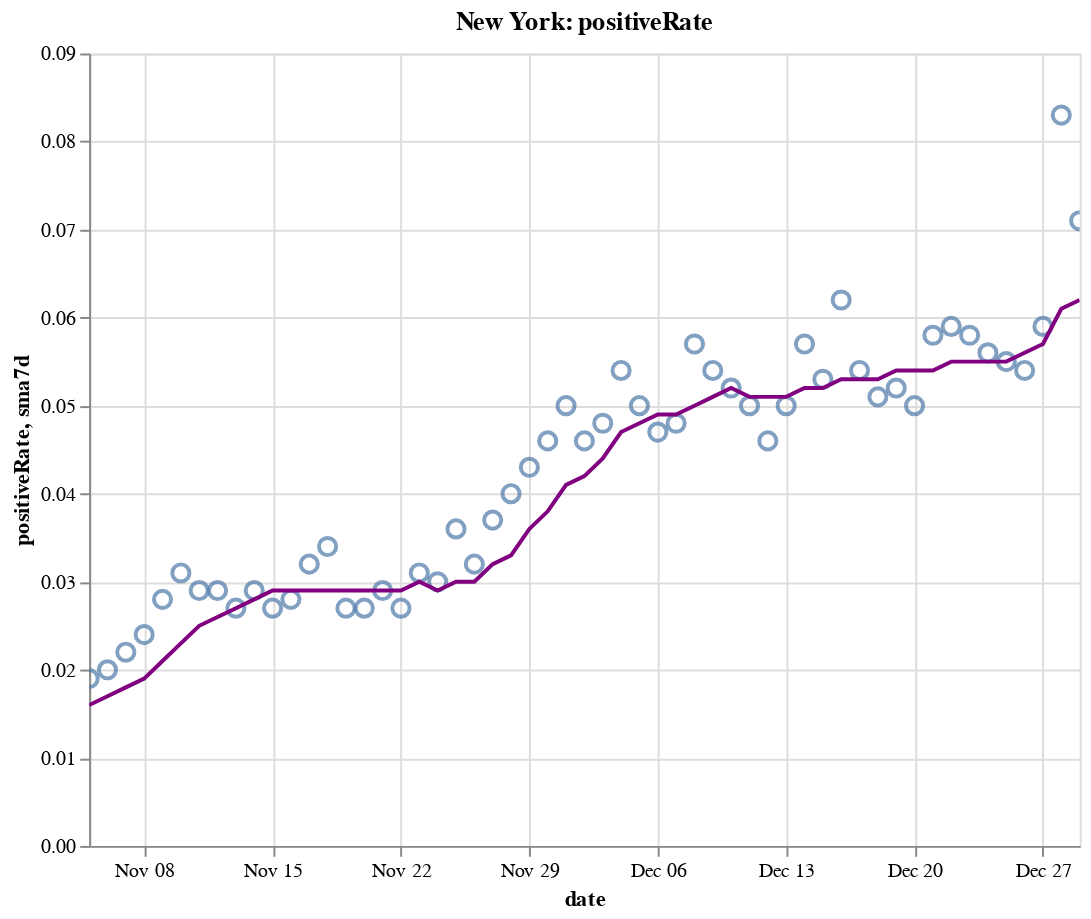

The notebook cell this image was saved under:
### Code cell
create_plot(ny, 'positiveRate')

### Figure 1 — Vega-Lite specification as saved in the notebook (floating-point values rounded to 4 significant figures)
{"config": {"view": {"continuousWidth": 400, "continuousHeight": 300}}, "layer": [{"layer": [{"mark": {"type": "point", "size": 75}, "encoding": {"tooltip": [{"type": "temporal", "field": "date"}, {"type": "quantitative", "field": "positiveRate"}, {"type": "quantitative", "field": "sma7d"}], "x": {"type": "temporal", "field": "date"}, "y": {"type": "quantitative", "field": "positiveRate"}}, "selection": {"selector010": {"type": "interval", "bind": "scales", "encodings": ["x", "y"]}}}, {"mark": {"type": "line", "color": "purple"}, "encoding": {"x": {"type": "temporal", "field": "date"}, "y": {"type": "quantitative", "field": "sma7d"}}}]}, {"mark": {"type": "rule", "color": "#aaa"}, "encoding": {"x": {"type": "temporal", "field": "date"}}, "transform": [{"filter": {"selection": "selector009"}}]}, {"mark": "circle", "encoding": {"opacity": {"condition": {"value": 1, "selection": "selector009"}, "value": 0}, "tooltip": [{"type": "temporal", "field": "date"}, {"type": "quantitative", "field": "positiveRate"}, {"type": "quantitative", "field": "sma7d"}], "x": {"type": "temporal", "field": "date"}, "y": {"type": "quantitative", "field": "positiveRate"}}, "selection": {"selector009": {"type": "single", "encodings": ["x"], "on": "mouseover", "nearest": true, "empty": "none"}}}, {"mark": {"type": "text", "align": "left", "dx": 5, "dy": -5, "stroke": "white", "strokeWidth": 2}, "encoding": {"text": {"type": "quantitative", "field": "positiveRate"}, "tooltip": [{"type": "temporal", "field": "date"}, {"type": "quantitative", "field": "positiveRate"}, {"type": "quantitative", "field": "sma7d"}], "x": {"type": "temporal", "field": "date"}, "y": {"type": "quantitative", "field": "positiveRate"}}, "transform": [{"filter": {"selection": "selector009"}}]}, {"mark": {"type": "text", "align": "left", "dx": 5, "dy": -5}, "encoding": {"text": {"type": "quantitative", "field": "positiveRate"}, "tooltip": [{"type": "temporal", "field": "date"}, {"type": "quantitative", "field": "positiveRate"}, {"type": "quantitative", "field": "sma7d"}], "x": {"type": "temporal", "field": "date"}, "y": {"type": "quantitative", "field": "positiveRate"}}, "transform": [{"filter": {"selection": "selector009"}}]}], "data": {"name": "data-645f9011b269fa629ec64c06f2125328"}, "height": 400, "title": "New York: positiveRate", "width": 500, "$schema": "https://vega.github.io/schema/vega-lite/v4.8.1.json", "datasets": {"data-645f9011b269fa629ec64c06f2125328": [{"date": "2020-11-05T00:00:00", "totalTestResultsIncrease": 161000.0, "positiveIncrease": 2997.0, "death": 25890.0, "deathIncrease": 24.0, "positiveRate": 0.019, "state": "New York", "sma7d": 0.016}, {"date": "2020-11-06T00:00:00", "totalTestResultsIncrease": 160700.0, "positiveIncrease": 3209.0, "death": 25910.0, "deathIncrease": 18.0, "positiveRate": 0.02, "state": "New York", "sma7d": 0.017}, {"date": "2020-11-07T00:00:00", "totalTestResultsIncrease": 163300.0, "positiveIncrease": 3587.0, "death": 25930.0, "deathIncrease": 18.0, "positiveRate": 0.022, "state": "New York", "sma7d": 0.018}, {"date": "2020-11-08T00:00:00", "totalTestResultsIncrease": 145600.0, "positiveIncrease": 3428.0, "death": 25950.0, "deathIncrease": 19.0, "positiveRate": 0.024, "state": "New York", "sma7d": 0.019}, {"date": "2020-11-09T00:00:00", "totalTestResultsIncrease": 111400.0, "positiveIncrease": 3144.0, "death": 25970.0, "deathIncrease": 26.0, "positiveRate": 0.028, "state": "New York", "sma7d": 0.021}, {"date": "2020-11-10T00:00:00", "totalTestResultsIncrease": 128000.0, "positiveIncrease": 3965.0, "death": 26000.0, "deathIncrease": 32.0, "positiveRate": 0.031, "state": "New York", "sma7d": 0.023}, {"date": "2020-11-11T00:00:00", "totalTestResultsIncrease": 164300.0, "positiveIncrease": 4820.0, "death": 26030.0, "deathIncrease": 21.0, "positiveRate": 0.029, "state": "New York", "sma7d": 0.025}, {"date": "2020-11-12T00:00:00", "totalTestResultsIncrease": 162600.0, "positiveIncrease": 4797.0, "death": 26060.0, "deathIncrease": 29.0, "positiveRate": 0.029, "state": "New York", "sma7d": 0.026}, {"date": "2020-11-13T00:00:00", "totalTestResultsIncrease": 203700.0, "positiveIncrease": 5401.0, "death": 26080.0, "deathIncrease": 24.0, "positiveRate": 0.027, "state": "New York", "sma7d": 0.027}, {"date": "2020-11-14T00:00:00", "totalTestResultsIncrease": 184200.0, "positiveIncrease": 5388.0, "death": 26100.0, "deathIncrease": 24.0, "positiveRate": 0.029, "state": "New York", "sma7d": 0.028}, {"date": "2020-11-15T00:00:00", "totalTestResultsIncrease": 133200.0, "positiveIncrease": 3649.0, "death": 26130.0, "deathIncrease": 30.0, "positiveRate": 0.027, "state": "New York", "sma7d": 0.029}, {"date": "2020-11-16T00:00:00", "totalTestResultsIncrease": 124600.0, "positiveIncrease": 3490.0, "death": 26160.0, "deathIncrease": 26.0, "positiveRate": 0.028, "state": "New York", "sma7d": 0.029}, {"date": "2020-11-17T00:00:00", "totalTestResultsIncrease": 159900.0, "positiveIncrease": 5088.0, "death": 26190.0, "deathIncrease": 30.0, "positiveRate": 0.032, "state": "New York", "sma7d": 0.029}, {"date": "2020-11-18T00:00:00", "totalTestResultsIncrease": 154400.0, "positiveIncrease": 5294.0, "death": 26220.0, "deathIncrease": 36.0, "positiveRate": 0.034, "state": "New York", "sma7d": 0.029}, {"date": "2020-11-19T00:00:00", "totalTestResultsIncrease": 195200.0, "positiveIncrease": 5310.0, "death": 26260.0, "deathIncrease": 32.0, "positiveRate": 0.027, "state": "New York", "sma7d": 0.029}, {"date": "2020-11-20T00:00:00", "totalTestResultsIncrease": 205500.0, "positiveIncrease": 5468.0, "death": 26290.0, "deathIncrease": 35.0, "positiveRate": 0.027, "state": "New York", "sma7d": 0.029}, {"date": "2020-11-21T00:00:00", "totalTestResultsIncrease": 207900.0, "positiveIncrease": 5972.0, "death": 26330.0, "deathIncrease": 34.0, "positiveRate": 0.029, "state": "New York", "sma7d": 0.029}, {"date": "2020-11-22T00:00:00", "totalTestResultsIncrease": 196600.0, "positiveIncrease": 5392.0, "death": 26360.0, "deathIncrease": 31.0, "positiveRate": 0.027, "state": "New York", "sma7d": 0.029}, {"date": "2020-11-23T00:00:00", "totalTestResultsIncrease": 191500.0, "positiveIncrease": 5906.0, "death": 26390.0, "deathIncrease": 33.0, "positiveRate": 0.031, "state": "New York", "sma7d": 0.03}, {"date": "2020-11-24T00:00:00", "totalTestResultsIncrease": 164800.0, "positiveIncrease": 4881.0, "death": 26440.0, "deathIncrease": 51.0, "positiveRate": 0.03, "state": "New York", "sma7d": 0.029}, {"date": "2020-11-25T00:00:00", "totalTestResultsIncrease": 173100.0, "positiveIncrease": 6265.0, "death": 26480.0, "deathIncrease": 41.0, "positiveRate": 0.036, "state": "New York", "sma7d": 0.03}, {"date": "2020-11-26T00:00:00", "totalTestResultsIncrease": 217700.0, "positiveIncrease": 6933.0, "death": 26550.0, "deathIncrease": 67.0, "positiveRate": 0.032, "state": "New York", "sma7d": 0.03}, {"date": "2020-11-27T00:00:00", "totalTestResultsIncrease": 219400.0, "positiveIncrease": 8176.0, "death": 26590.0, "deathIncrease": 39.0, "positiveRate": 0.037, "state": "New York", "sma7d": 0.032}, {"date": "2020-11-28T00:00:00", "totalTestResultsIncrease": 152400.0, "positiveIncrease": 6063.0, "death": 26630.0, "deathIncrease": 44.0, "positiveRate": 0.04, "state": "New York", "sma7d": 0.033}, {"date": "2020-11-29T00:00:00", "totalTestResultsIncrease": 157300.0, "positiveIncrease": 6723.0, "death": 26690.0, "deathIncrease": 58.0, "positiveRate": 0.043, "state": "New York", "sma7d": 0.036}, {"date": "2020-11-30T00:00:00", "totalTestResultsIncrease": 149000.0, "positiveIncrease": 6819.0, "death": 26750.0, "deathIncrease": 57.0, "positiveRate": 0.046, "state": "New York", "sma7d": 0.038}, {"date": "2020-12-01T00:00:00", "totalTestResultsIncrease": 146700.0, "positiveIncrease": 7285.0, "death": 26820.0, "deathIncrease": 69.0, "positiveRate": 0.05, "state": "New York", "sma7d": 0.041}, {"date": "2020-12-02T00:00:00", "totalTestResultsIncrease": 193600.0, "positiveIncrease": 8973.0, "death": 26890.0, "deathIncrease": 73.0, "positiveRate": 0.046, "state": "New York", "sma7d": 0.042}, {"date": "2020-12-03T00:00:00", "totalTestResultsIncrease": 203400.0, "positiveIncrease": 9855.0, "death": 26960.0, "deathIncrease": 66.0, "positiveRate": 0.048, "state": "New York", "sma7d": 0.044}, {"date": "2020-12-04T00:00:00", "totalTestResultsIncrease": 208300.0, "positiveIncrease": 11270.0, "death": 27020.0, "deathIncrease": 62.0, "positiveRate": 0.054, "state": "New York", "sma7d": 0.047}, {"date": "2020-12-05T00:00:00", "totalTestResultsIncrease": 215400.0, "positiveIncrease": 10760.0, "death": 27090.0, "deathIncrease": 72.0, "positiveRate": 0.05, "state": "New York", "sma7d": 0.048}, {"date": "2020-12-06T00:00:00", "totalTestResultsIncrease": 205800.0, "positiveIncrease": 9702.0, "death": 27150.0, "deathIncrease": 60.0, "positiveRate": 0.047, "state": "New York", "sma7d": 0.049}, {"date": "2020-12-07T00:00:00", "totalTestResultsIncrease": 152300.0, "positiveIncrease": 7302.0, "death": 27230.0, "deathIncrease": 83.0, "positiveRate": 0.048, "state": "New York", "sma7d": 0.049}, {"date": "2020-12-08T00:00:00", "totalTestResultsIncrease": 162500.0, "positiveIncrease": 9335.0, "death": 27310.0, "deathIncrease": 75.0, "positiveRate": 0.057, "state": "New York", "sma7d": 0.05}, {"date": "2020-12-09T00:00:00", "totalTestResultsIncrease": 194600.0, "positiveIncrease": 10600.0, "death": 27400.0, "deathIncrease": 97.0, "positiveRate": 0.054, "state": "New York", "sma7d": 0.051}, {"date": "2020-12-10T00:00:00", "totalTestResultsIncrease": 197400.0, "positiveIncrease": 10180.0, "death": 27500.0, "deathIncrease": 94.0, "positiveRate": 0.052, "state": "New York", "sma7d": 0.052}, {"date": "2020-12-11T00:00:00", "totalTestResultsIncrease": 212700.0, "positiveIncrease": 10600.0, "death": 27590.0, "deathIncrease": 89.0, "positiveRate": 0.05, "state": "New York", "sma7d": 0.051}, {"date": "2020-12-12T00:00:00", "totalTestResultsIncrease": 242900.0, "positiveIncrease": 11130.0, "death": 27680.0, "deathIncrease": 88.0, "positiveRate": 0.046, "state": "New York", "sma7d": 0.051}, {"date": "2020-12-13T00:00:00", "totalTestResultsIncrease": 205200.0, "positiveIncrease": 10190.0, "death": 27780.0, "deathIncrease": 110.0, "positiveRate": 0.05, "state": "New York", "sma7d": 0.051}, {"date": "2020-12-14T00:00:00", "totalTestResultsIncrease": 159800.0, "positiveIncrease": 9044.0, "death": 27870.0, "deathIncrease": 85.0, "positiveRate": 0.057, "state": "New York", "sma7d": 0.052}, {"date": "2020-12-15T00:00:00", "totalTestResultsIncrease": 194200.0, "positiveIncrease": 10350.0, "death": 28000.0, "deathIncrease": 132.0, "positiveRate": 0.053, "state": "New York", "sma7d": 0.052}, {"date": "2020-12-16T00:00:00", "totalTestResultsIncrease": 160900.0, "positiveIncrease": 9998.0, "death": 28100.0, "deathIncrease": 98.0, "positiveRate": 0.062, "state": "New York", "sma7d": 0.053}, {"date": "2020-12-17T00:00:00", "totalTestResultsIncrease": 202800.0, "positiveIncrease": 10910.0, "death": 28220.0, "deathIncrease": 122.0, "positiveRate": 0.054, "state": "New York", "sma7d": 0.053}, {"date": "2020-12-18T00:00:00", "totalTestResultsIncrease": 249400.0, "positiveIncrease": 12700.0, "death": 28340.0, "deathIncrease": 122.0, "positiveRate": 0.051, "state": "New York", "sma7d": 0.053}, {"date": "2020-12-19T00:00:00", "totalTestResultsIncrease": 191500.0, "positiveIncrease": 9919.0, "death": 28470.0, "deathIncrease": 130.0, "positiveRate": 0.052, "state": "New York", "sma7d": 0.054}, {"date": "2020-12-20T00:00:00", "totalTestResultsIncrease": 197300.0, "positiveIncrease": 9957.0, "death": 28600.0, "deathIncrease": 124.0, "positiveRate": 0.05, "state": "New York", "sma7d": 0.054}, {"date": "2020-12-21T00:00:00", "totalTestResultsIncrease": 156500.0, "positiveIncrease": 9007.0, "death": 28710.0, "deathIncrease": 111.0, "positiveRate": 0.058, "state": "New York", "sma7d": 0.054}, {"date": "2020-12-22T00:00:00", "totalTestResultsIncrease": 164900.0, "positiveIncrease": 9716.0, "death": 28850.0, "deathIncrease": 141.0, "positiveRate": 0.059, "state": "New York", "sma7d": 0.055}, {"date": "2020-12-23T00:00:00", "totalTestResultsIncrease": 204400.0, "positiveIncrease": 11940.0, "death": 29020.0, "deathIncrease": 166.0, "positiveRate": 0.058, "state": "New York", "sma7d": 0.055}, {"date": "2020-12-24T00:00:00", "totalTestResultsIncrease": 226300.0, "positiveIncrease": 12570.0, "death": 29150.0, "deathIncrease": 133.0, "positiveRate": 0.056, "state": "New York", "sma7d": 0.055}, {"date": "2020-12-25T00:00:00", "totalTestResultsIncrease": 226600.0, "positiveIncrease": 12450.0, "death": 29270.0, "deathIncrease": 121.0, "positiveRate": 0.055, "state": "New York", "sma7d": 0.055}, {"date": "2020-12-26T00:00:00", "totalTestResultsIncrease": 201400.0, "positiveIncrease": 10810.0, "death": 29400.0, "deathIncrease": 126.0, "positiveRate": 0.054, "state": "New York", "sma7d": 0.056}, {"date": "2020-12-27T00:00:00", "totalTestResultsIncrease": 130300.0, "positiveIncrease": 7623.0, "death": 29510.0, "deathIncrease": 115.0, "positiveRate": 0.059, "state": "New York", "sma7d": 0.057}, {"date": "2020-12-28T00:00:00", "totalTestResultsIncrease": 124900.0, "positiveIncrease": 10410.0, "death": 29630.0, "deathIncrease": 118.0, "positiveRate": 0.083, "state": "New York", "sma7d": 0.061}, {"date": "2020-12-29T00:00:00", "totalTestResultsIncrease": 160200.0, "positiveIncrease": 11440.0, "death": 29760.0, "deathIncrease": 127.0, "positiveRate": 0.071, "state": "New York", "sma7d": 0.062}]}}
